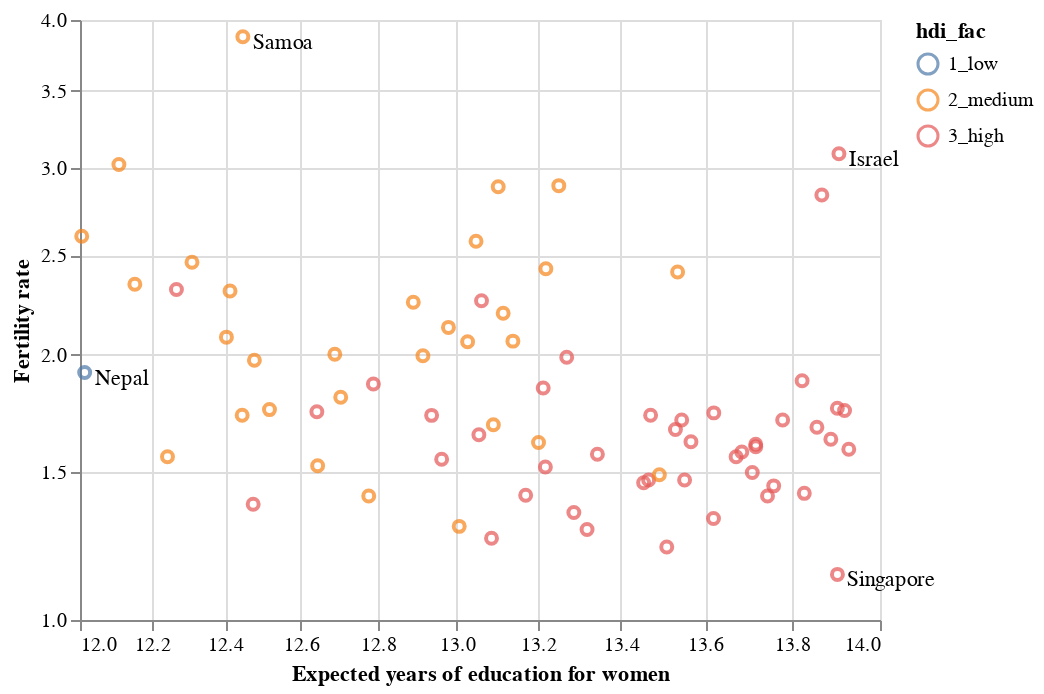

Write notebook code for a chart like this one.
### Code cell
# slice rows for identified countries
point_labels = reg_data.loc[['Singapore','Israel','Nepal','Samoa']].reset_index() # edit here

# plot text labels
labels = alt.Chart(point_labels).mark_text(align = 'left', dx = 5, dy = 3).encode(
    x = 'educ_expected_yrs_f',
    y = 'fertility_total',
    text = 'Country'
)

# layer over scatter
scatter_highed + labels

### Figure 1 — Vega-Lite specification as saved in the notebook (floating-point values rounded to 4 significant figures; data arrays with more than 128 entries replaced by an {"elided": "..."} marker saying what was removed)
{"config": {"view": {"continuousWidth": 400, "continuousHeight": 300}}, "layer": [{"data": {"name": "data-b3c092442e4a4a8ffc723915aa716589"}, "mark": "point", "encoding": {"color": {"type": "nominal", "field": "hdi_fac"}, "x": {"type": "quantitative", "field": "educ_expected_yrs_f", "scale": {"exponent": 2.5, "type": "pow", "zero": false}, "title": "Expected years of education for women"}, "y": {"type": "quantitative", "field": "fertility_total", "scale": {"exponent": 0.3333, "type": "pow", "zero": false}, "title": "Fertility rate"}}, "transform": [{"filter": {"field": "educ_expected_yrs_f", "gt": 12}}]}, {"data": {"name": "data-0ba993a04af3a2808e6af9b58897e215"}, "mark": {"type": "text", "align": "left", "dx": 5, "dy": 3}, "encoding": {"text": {"type": "nominal", "field": "Country"}, "x": {"type": "quantitative", "field": "educ_expected_yrs_f"}, "y": {"type": "quantitative", "field": "fertility_total"}}}], "$schema": "https://vega.github.io/schema/vega-lite/v4.0.2.json", "datasets": {"data-b3c092442e4a4a8ffc723915aa716589": {"elided": "139 records"}, "data-0ba993a04af3a2808e6af9b58897e215": [{"Country": "Singapore", "fertility_total": 1.14, "educ_expected_yrs_f": 13.9, "hdi": 0.936, "hdi_fac": "3_high"}, {"Country": "Israel", "fertility_total": 3.09, "educ_expected_yrs_f": 13.91, "hdi": 0.916, "hdi_fac": "3_high"}, {"Country": "Nepal", "fertility_total": 1.917, "educ_expected_yrs_f": 12.01, "hdi": 0.596, "hdi_fac": "1_low"}, {"Country": "Samoa", "fertility_total": 3.877, "educ_expected_yrs_f": 12.45, "hdi": 0.709, "hdi_fac": "2_medium"}]}}
